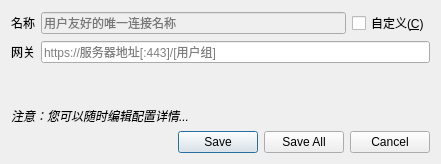
<?xml version="1.0" encoding="UTF-8"?>
<ui version="4.0">
 <class>NewProfileDialog</class>
 <widget class="QDialog" name="NewProfileDialog">
  <property name="geometry">
   <rect>
    <x>0</x>
    <y>0</y>
    <width>441</width>
    <height>164</height>
   </rect>
  </property>
  <property name="windowTitle">
   <string>新建配置</string>
  </property>
  <layout class="QVBoxLayout" name="verticalLayout">
   <item>
    <layout class="QFormLayout" name="formLayout">
     <property name="fieldGrowthPolicy">
      <enum>QFormLayout::ExpandingFieldsGrow</enum>
     </property>
     <item row="0" column="0">
      <widget class="QLabel" name="labelName">
       <property name="text">
        <string>名称</string>
       </property>
       <property name="buddy">
        <cstring>lineEditName</cstring>
       </property>
      </widget>
     </item>
     <item row="0" column="1">
      <layout class="QHBoxLayout" name="horizontalLayout">
       <item>
        <widget class="QLineEdit" name="lineEditName">
         <property name="enabled">
          <bool>false</bool>
         </property>
         <property name="toolTip">
          <string>用于区分连接的友好名称</string>
         </property>
         <property name="placeholderText">
          <string>用户友好的唯一连接名称</string>
         </property>
        </widget>
       </item>
       <item>
        <widget class="QCheckBox" name="checkBoxCustomize">
         <property name="text">
          <string>自定义(&amp;C)</string>
         </property>
        </widget>
       </item>
      </layout>
     </item>
     <item row="1" column="0">
      <widget class="QLabel" name="labelGateway">
       <property name="text">
        <string>网关</string>
       </property>
       <property name="buddy">
        <cstring>lineEditGateway</cstring>
       </property>
      </widget>
     </item>
     <item row="1" column="1">
      <widget class="QLineEdit" name="lineEditGateway">
       <property name="toolTip">
        <string>指定要连接的主机名；端口可在主机名后用冒号':'分隔指定</string>
       </property>
       <property name="placeholderText">
        <string>https://服务器地址[:443]/[用户组]</string>
       </property>
       <property name="clearButtonEnabled">
        <bool>true</bool>
       </property>
      </widget>
     </item>
    </layout>
   </item>
   <item>
    <spacer name="verticalSpacer">
     <property name="orientation">
      <enum>Qt::Vertical</enum>
     </property>
     <property name="sizeHint" stdset="0">
      <size>
       <width>20</width>
       <height>40</height>
      </size>
     </property>
    </spacer>
   </item>
   <item>
    <widget class="QLabel" name="labelNote">
     <property name="font">
      <font>
       <italic>true</italic>
      </font>
     </property>
     <property name="text">
      <string>注意：您可以随时编辑配置详情...</string>
     </property>
    </widget>
   </item>
   <item>
    <widget class="QDialogButtonBox" name="buttonBox">
     <property name="orientation">
      <enum>Qt::Horizontal</enum>
     </property>
     <property name="standardButtons">
      <set>QDialogButtonBox::Cancel|QDialogButtonBox::Save|QDialogButtonBox::SaveAll</set>
     </property>
    </widget>
   </item>
  </layout>
 </widget>
 <tabstops>
  <tabstop>lineEditGateway</tabstop>
  <tabstop>checkBoxCustomize</tabstop>
  <tabstop>lineEditName</tabstop>
 </tabstops>
 <resources/>
 <connections>
  <connection>
   <sender>buttonBox</sender>
   <signal>accepted()</signal>
   <receiver>NewProfileDialog</receiver>
   <slot>accept()</slot>
   <hints>
    <hint type="sourcelabel">
     <x>257</x>
     <y>152</y>
    </hint>
    <hint type="destinationlabel">
     <x>157</x>
     <y>144</y>
    </hint>
   </hints>
  </connection>
  <connection>
   <sender>buttonBox</sender>
   <signal>rejected()</signal>
   <receiver>NewProfileDialog</receiver>
   <slot>reject()</slot>
   <hints>
    <hint type="sourcelabel">
     <x>325</x>
     <y>152</y>
    </hint>
    <hint type="destinationlabel">
     <x>286</x>
     <y>144</y>
    </hint>
   </hints>
  </connection>
  <connection>
   <sender>checkBoxCustomize</sender>
   <signal>toggled(bool)</signal>
   <receiver>lineEditName</receiver>
   <slot>setEnabled(bool)</slot>
   <hints>
    <hint type="sourcelabel">
     <x>429</x>
     <y>12</y>
    </hint>
    <hint type="destinationlabel">
     <x>296</x>
     <y>18</y>
    </hint>
   </hints>
  </connection>
 </connections>
 <slots>
  <slot>textChanged(QString)</slot>
 </slots>
</ui>
